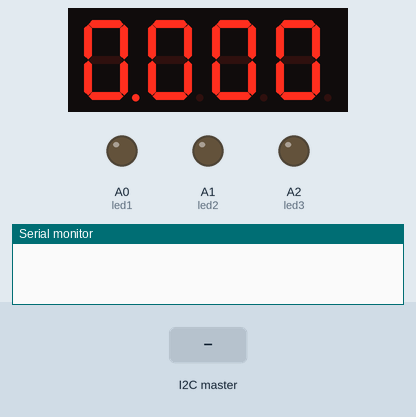
Recording of a sketch running on a simulated Arduino Uno, built with avr-gcc and run on an emulated ATmega328P. On the bench: 4-digit seven-segment display, output pins drawn as LEDs (lit = HIGH), the last lines printed to the serial monitor. Wiring (inferred from the names in the program): 4-digit 7-segment display, segments lit when HIGH: segments pin 2, pin 3, pin 4, pin 5, pin 6, pin 7, pin 8, pin 9; digit selects pin 13, pin 12, pin 11, pin 10. The test bench sets the inputs (shaded band). Random numbers use the default seed unless the sketch sets one; the segment pins are drawn as the display they are named for; pins used as bus, display or sensor lines are not drawn.

Above: at 1.2 s.
1.3 s: the I2C master sends the byte 1
At 2.92 s:
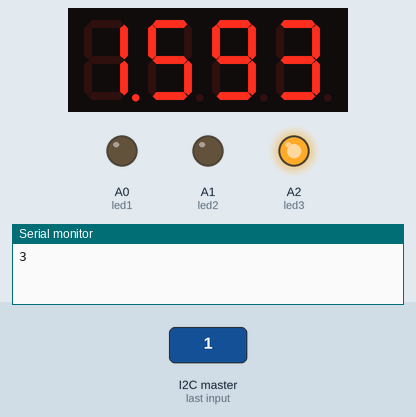
At 17.62 s:
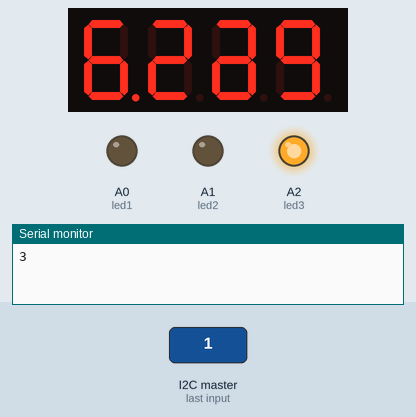
Timing chart, 0 to 19.1 s (numbered marks = the images above; inputs shaded):
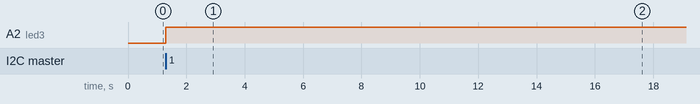

The sketch:

groupProject-digitDisplay.ino
```cpp
//refrences: https://forum.arduino.cc/t/coding-a-timer-with-4-digit-7-segement-display-and-74hc595/1295212
// https://docs.arduino.cc/language-reference/en/functions/random-numbers/random/
// https://docs.arduino.cc/learn/communication/wire/


int led1 = A0;
int led2 = A1;
int led3 = A2;

int x = 0;
long randomNum = 0;
bool timerOn = false;
char fastestTime [4];

int pinA = 2;
int pinB = 3;
int pinC  = 4;
int pinD = 5;
int pinE = 6;
int pinF = 7;
int pinG = 8;
int pinDP = 9;
int D1 = 10;
int D2 = 11;
int D3 = 12;
int D4 = 13;

unsigned long startTime = 0;
unsigned long elapsedTime = 0;
char digits [4];
const int segmentPins[] = {pinA, pinB, pinC, pinD, pinE, pinF, pinG, pinDP};
const int digitPins[] = {D4, D3, D2, D1};

unsigned long previous = 0;
unsigned long interval = 2;
int currentDigit = 0;

const byte digitPatterns[] = {
  0b00111111, // 0
  0b00000110, // 1
  0b01011011, // 2
  0b01001111, // 3
  0b01100110, // 4
  0b01101101, // 5
  0b01111101, // 6
  0b00000111, // 7
  0b01111111, // 8
  0b01101111  // 9
};

#include <Wire.h>

// the setup routine  runs once when you press reset:
void setup() {
  Wire.begin(4);
  Wire.onReceive(receiveEvent);
  Serial.begin(9600);

  // needed for random
  randomSeed(analogRead(A3));

  // debug prints
  // Serial.println("Countdown Timer Started: 00:00");

  //setup all pins
  for (int i = 0; i < 8; i++) {
    pinMode(segmentPins[i], OUTPUT);
  }
  // Set digit pins as outputs
  for (int i = 0; i < 4; i++) {
    pinMode(digitPins[i], OUTPUT);
  }
  // setup leds
  pinMode(led1, OUTPUT);
  pinMode(led2, OUTPUT);
  pinMode(led3, OUTPUT);

}

// the loop routine runs over  and over again forever:
void loop() {
  //check if we recieve a signal to start clock and select a random led
  if(x == 1){
    if (!timerOn){
      startTime = millis();
      timerOn = true;

      // get random num
      randomNum = random(1, 4); // 1-3
      Serial.println(randomNum);
      // reset all leds
      digitalWrite(led1, LOW);
      digitalWrite(led2, LOW);
      digitalWrite(led3, LOW);

      // update leds based on what random number is recieved
      if(randomNum == 1){
        digitalWrite(led1, HIGH);
      } else if(randomNum == 2){
        digitalWrite(led2, HIGH);
      } else if(randomNum == 3){
        digitalWrite(led3, HIGH);
      } else{
        digitalWrite(led1, HIGH);
        digitalWrite(led2, HIGH);
        digitalWrite(led3, HIGH);
      }

    }
    unsigned long currTime = millis();
    elapsedTime = currTime - startTime;

    // figure out all places(1000s, 100s, 10s, 1s)
    digits[0] = (elapsedTime / 1000) % 10;
    digits[1] = (elapsedTime / 100) % 10;
    digits[2] = (elapsedTime / 10) % 10;
    digits[3] = elapsedTime % 10;

    // debug print
    // char buffer[20];
    // sprintf(buffer, "%d.%d%d%d", digits[0], digits[1], digits[2], digits[3]);
    // Serial.println(buffer);

    // constanly update the digit display
    if (currTime - previous >= interval) {
      previous = currTime;
      displayDigit(currentDigit, digits[currentDigit]);
      currentDigit = (currentDigit + 1) % 4;
    }

  }
  else if (x == 0){
    // if we recieve anything other than a 0, reset timer and reset LEDS
    // check if the timer was running. if so, stop it and record the time.
    if(timerOn){
      timerOn = false;
      fastestTime[0] = digits[0];
      fastestTime[1] = digits[1];
      fastestTime[2] = digits[2];
      fastestTime[3] = digits[3];
    }

    //reset the LEDS
    digitalWrite(led1, LOW);
    digitalWrite(led2, LOW);
    digitalWrite(led3, LOW);

    // update the digit display with the recorded time
    unsigned long currTime = millis();
    if (currTime - previous >= interval) {
      previous = currTime;
      displayDigit(currentDigit, fastestTime[currentDigit]);
      currentDigit = (currentDigit + 1) % 4;
    }
  }
}

void displayDigit(int digit, int number) {
  // turn off display
  for (int i = 0; i < 4; i++) {
    digitalWrite(digitPins[i], HIGH);
  }
  // select num
  byte pattern = digitPatterns[number];
  // add decimal point
  if(digit == 0){
    pattern |= 0b10000000;
  }
  //update display with new vals
  for (int i = 0; i < 8; i++) {
    digitalWrite(segmentPins[i], (pattern >> i) & 0x01);
  }
  //turn on current digit
  digitalWrite(digitPins[digit], LOW);
}

void receiveEvent(int howMany)
{
  // check if anything is sent
  while (Wire.available()){
    x = Wire.read();
  }

}
```

Measured:
- after the input at 1.3 s, A2 (led3): LOW → HIGH at once; the display: first changes after 0.08 s (image 1 shows a later state)
